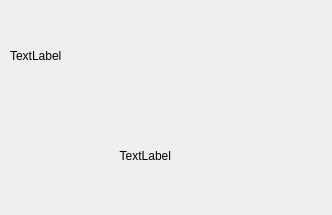
<?xml version="1.0" encoding="UTF-8"?>
<ui version="4.0">
 <class>Form</class>
 <widget class="QWidget" name="Form">
  <property name="geometry">
   <rect>
    <x>0</x>
    <y>0</y>
    <width>332</width>
    <height>215</height>
   </rect>
  </property>
  <property name="minimumSize">
   <size>
    <width>100</width>
    <height>100</height>
   </size>
  </property>
  <property name="maximumSize">
   <size>
    <width>16777215</width>
    <height>16777215</height>
   </size>
  </property>
  <property name="windowTitle">
   <string>Form</string>
  </property>
  <widget class="QLabel" name="label">
   <property name="geometry">
    <rect>
     <x>10</x>
     <y>30</y>
     <width>91</width>
     <height>51</height>
    </rect>
   </property>
   <property name="text">
    <string>TextLabel</string>
   </property>
  </widget>
  <widget class="QLabel" name="label_2">
   <property name="geometry">
    <rect>
     <x>20</x>
     <y>120</y>
     <width>151</width>
     <height>71</height>
    </rect>
   </property>
   <property name="text">
    <string>TextLabel</string>
   </property>
   <property name="alignment">
    <set>Qt::AlignRight|Qt::AlignTrailing|Qt::AlignVCenter</set>
   </property>
  </widget>
 </widget>
 <resources/>
 <connections/>
</ui>
